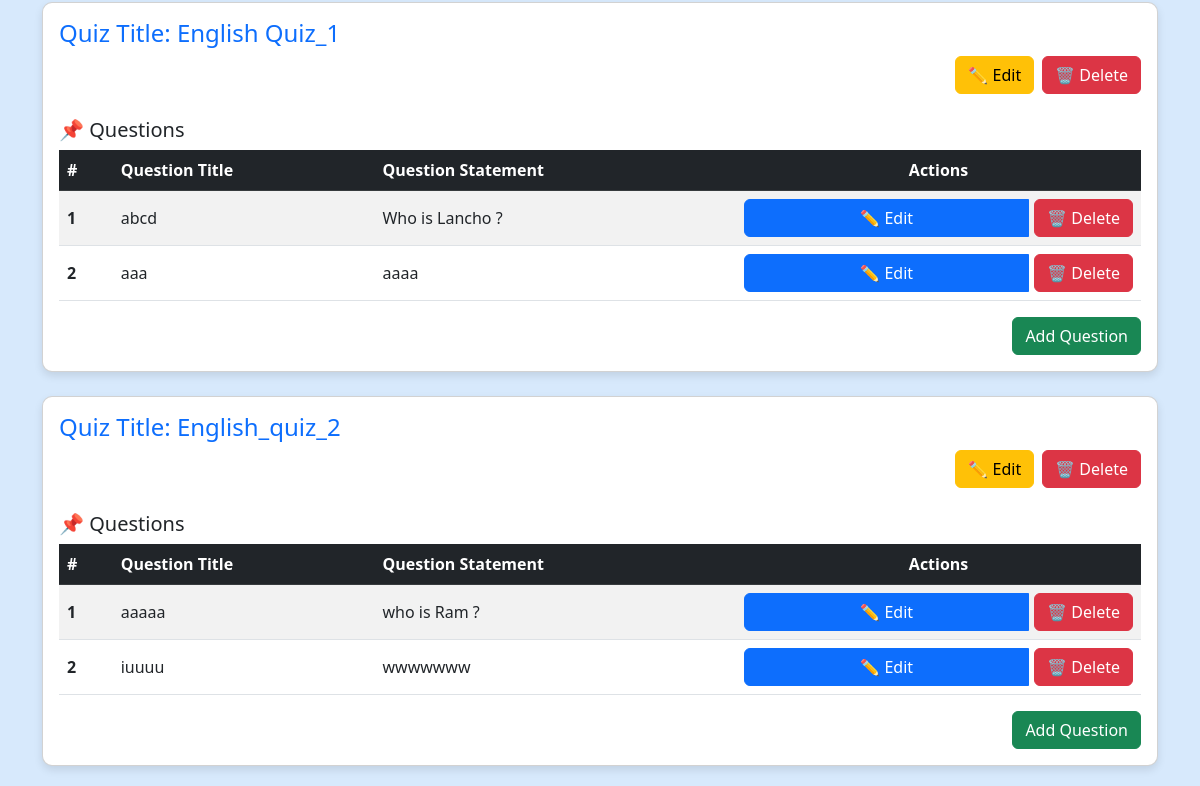
Before: /quiz_manage (lower part) with the older database file.
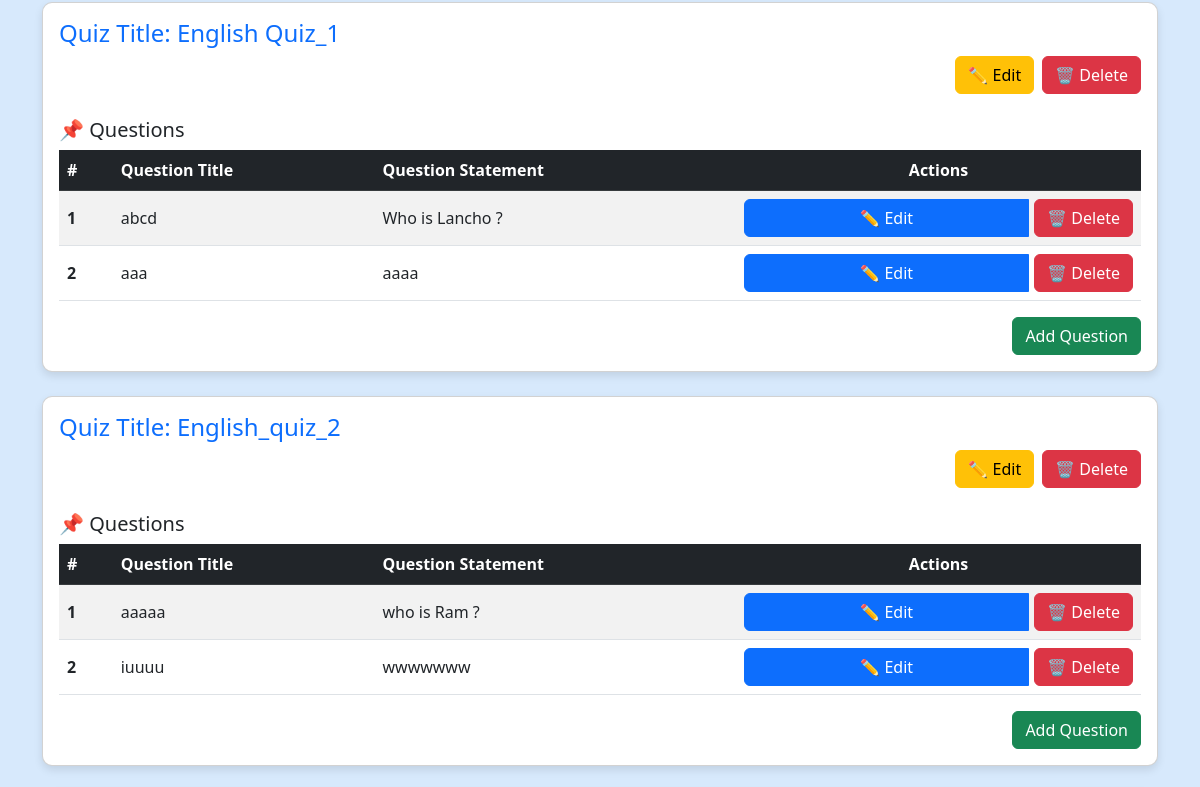
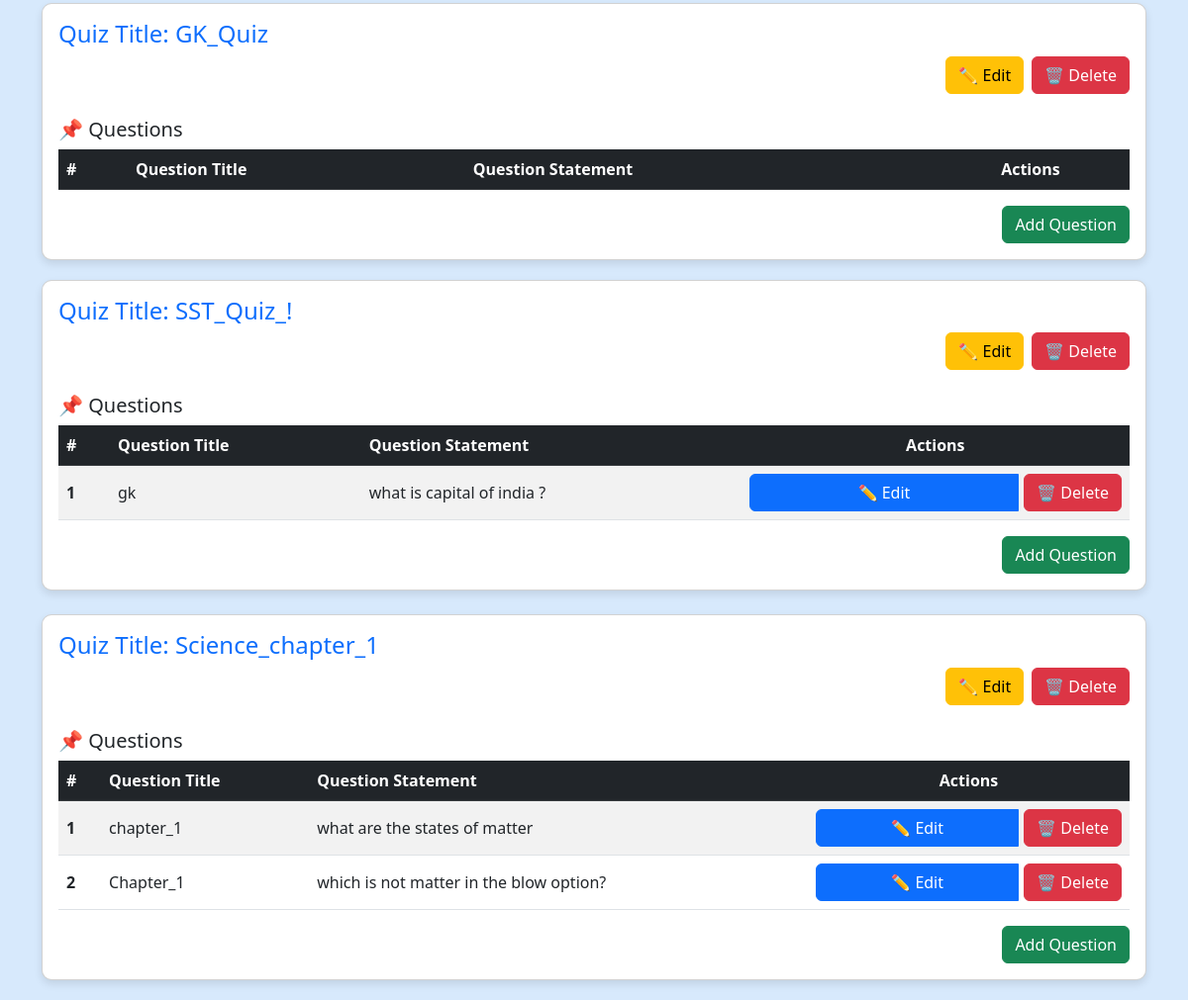
After: the same page with the newer database file (2 pictures, top to bottom).
### app.py (models this page shows)
class Quiz(db.Model):
    id = db.Column(db.Integer,primary_key = True)
    date_of_quiz = db.Column(db.Date, nullable = False)
    chapter_id = db.Column(db.Integer, db.ForeignKey('chapter.id'), nullable=False)
    remarks = db.Column(db.String(80), nullable = False)
    time_of_quiz = db.Column(db.Time, nullable = False)
    questions = db.relationship('Question', back_populates = 'quizes', cascade='all, delete')
    scores = db.relationship('Score', back_populates = 'quizees', cascade='all, delete')
    chapter = db.relationship('Chapter', back_populates = 'quiz')

class Question(db.Model):
    id = db.Column(db.Integer, primary_key=True)
    question_title = db.Column(db.String(80), nullable=False)
    question_statement = db.Column(db.String(80), nullable=False)
    quiz_id = db.Column(db.Integer, db.ForeignKey('quiz.id'), nullable = False)
    option1 = db.Column(db.String(80), nullable=False)
    option2 = db.Column(db.String(80), nullable=False)
    option3 = db.Column(db.String(80), nullable=False)
    option4 = db.Column(db.String(80), nullable=False)
    correct_option = db.Column(db.String(80), nullable=False)
    quizes = db.relationship('Quiz', back_populates = 'questions')

### app.py (the view)
@app.route("/quiz_manage", methods=["GET","POST"])
def quiz_manage():
    quizes = Quiz.query.all()
    chapters = Chapter.query.all()
    admin = User.query.filter_by(username='admin').first()
    admin_name = admin.fullname
    return render_template("quiz_manage.html", quizes=quizes, chapters=chapters,admin_name=admin_name)

### templates/quiz_manage.html (shortened to what this page needs)
<!DOCTYPE html>
<html lang="en">
<head>
    <link href="https://cdn.jsdelivr.net/npm/bootstrap@5.3.0-alpha1/dist/css/bootstrap.min.css" rel="stylesheet">
</head>
<body>
    <div class="container mt-4">
        {% for sub in chapters %}
            {% if sub.quiz %}
                <div class="mt-4">
                    {% for quiz in sub.quiz %}
                        <div class="card">
                            <div class="card-body">
                                <h4 class="card-title text-primary"> Quiz Title: {{ quiz.remarks }}</h4>
                                <div class="d-grid gap-2 d-md-flex justify-content-md-end">
                                    <a href="/edit_quiz/{{ quiz.id }}" class="btn btn-warning">✏ Edit</a>
                                    <form action="/delete_quiz/{{ quiz.id }}" method="POST"
                                          onsubmit="return confirm('Are you sure you want to delete this quiz?');">
                                        <button type="submit" class="btn btn-danger">🗑 Delete</button>
                                    </form>
                                </div>
                                <h5 class="mt-4">📌 Questions</h5>
                                <table class="table table-striped table-hover">
                                    <thead class="table-dark">
                                        <tr>
                                            <th scope="col">#</th>
                                            <th scope="col">Question Title</th>
                                            <th scope="col">Question Statement</th>
                                            <th scope="col" class="text-center">Actions</th>
                                        </tr>
                                    </thead>
                                    <tbody>
                                        {% for question in quiz.questions %}
                                        <tr>
                                            <th scope="row">{{ loop.index }}</th>
                                            <td>{{ question.question_title }}</td>
                                            <td>{{ question.question_statement }}</td>
                                            <td class="text-center">
                                                <div class="btn-group">
                                                    <a href="edit_question/{{ question.id }}" class="btn btn-primary">✏ Edit</a>
                                                    <form action="/delete_question/{{ question.id }}" method="POST"
                                                          onsubmit="return confirm('Are you sure you want to delete this question?');">
                                                        <button type="submit" class="btn btn-danger">🗑 Delete</button>
                                                    </form>
                                                </div>
                                            </td>
                                        </tr>
                                        {% endfor %}
                                    </tbody>
                                </table>
                                <div class="d-grid gap-2 d-md-flex justify-content-md-end">
                                    <a href="/add_question/{{ quiz.id }}" class="btn btn-success"> Add Question</a>
                                </div>
                            </div>
                        </div>
                    {% endfor %}
                </div>
            {% endif %}
        {% endfor %}
    </div>
</body>
</html>

Changed rows visible on the page:
now on this page (row unchanged): Quiz: remarks "GK_Quiz"
added Quiz: remarks "SST_Quiz_!"
added Question: question_title "gk", question_statement "what is capital of india ?", shown under "SST_Quiz_!"
added Quiz: remarks "Science_chapter_1"
added Question: question_title "chapter_1", question_statement "what are the states of matter", shown under "Science_chapter_1"
added Question: question_title "Chapter_1", question_statement "which is not matter in the blow option?", shown under "Science_chapter_1"
